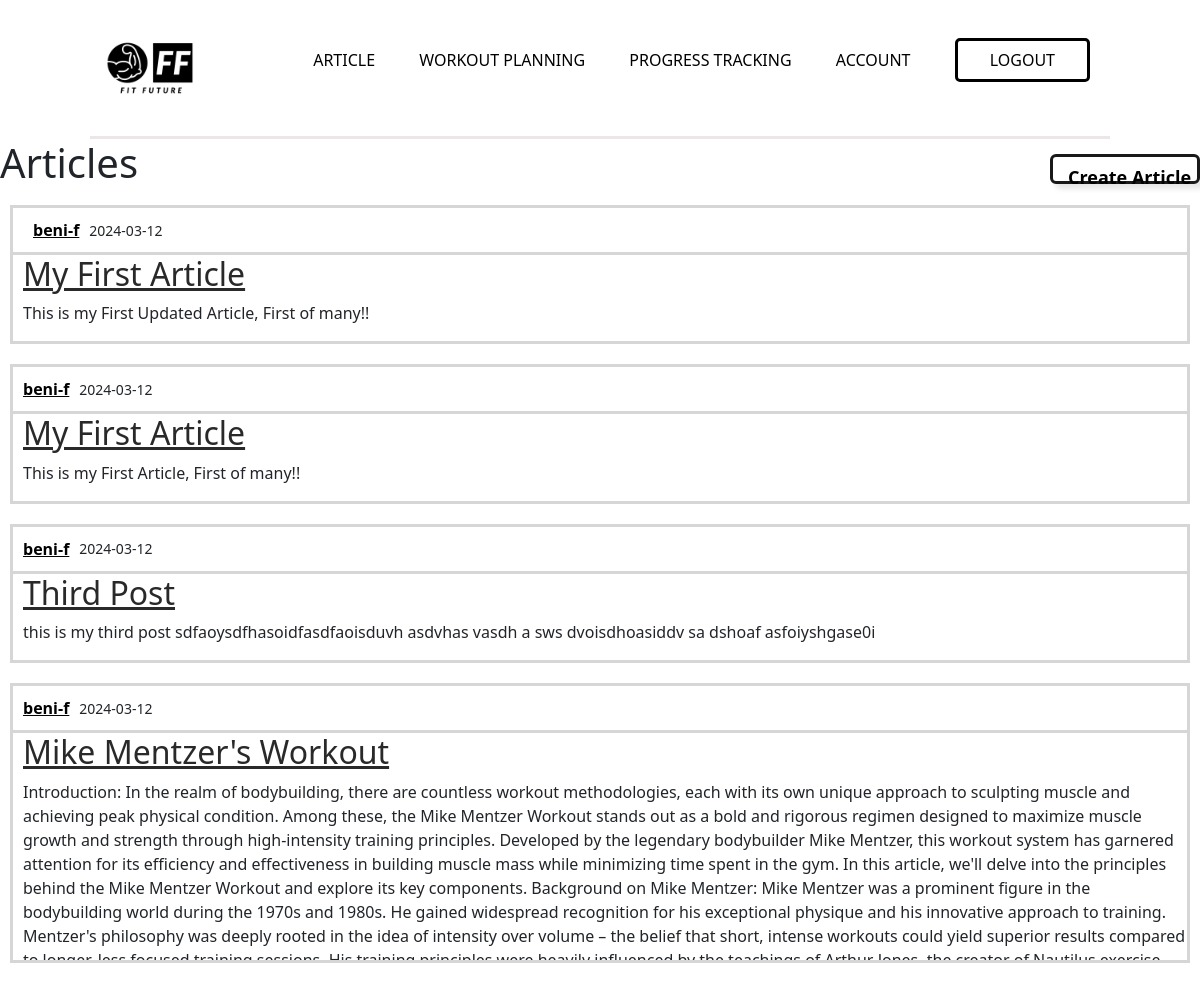
/articles (signed in), run on the app's committed database.
### fitfuture/db_models.py (models this page shows, shortened)
class Article(db.Model):
    id = db.Column(db.Integer, primary_key=True)
    title = db.Column(db.String(120), nullable=False)
    date_posted = db.Column(db.DateTime, nullable=False, default=datetime.utcnow)
    content = db.Column(db.Text, nullable=False)
    user_id = db.Column(db.Integer, db.ForeignKey('user.id'), nullable=False)

class User(db.Model, UserMixin):
    id = db.Column(db.Integer, primary_key=True)
    firstname = db.Column(db.String(32), nullable=False)
    lastname = db.Column(db.String(32), nullable=False)
    height = db.Column(db.Integer, nullable=False)
    weight = db.Column(db.Integer, nullable=False)
    gender = db.Column(db.String(10), nullable=True)
    username = db.Column(db.String(20), unique=True, nullable=False)
    email = db.Column(db.String(120), unique=True, nullable=False)
    image_file = db.Column(db.String(20), default='profile-user.png')
    password = db.Column(db.String(60), nullable=False)
    articles = db.relationship('Article', backref='author', lazy=True)
    workouts = db.relationship('Workout', backref='user', lazy=True)
    progress = db.relationship('Progress', backref='user', lazy=True)

### fitfuture/routes.py (the view)
@app.route('/articles')
def articles():
    articles = db.session.query(Article).all()
    return render_template("article.html", articles=articles)

### fitfuture/db_models.py (called while the page is built)
@login_manager.user_loader
def load_user(user_id):
    return User.query.get(int(user_id))

### fitfuture/templates/article.html
{% extends "layout.html" %}
{% block content %}
    <div class="article-top">
        <h1>Articles</h1>
        <a href="{{url_for('new_article')}}">Create Article</button>
    </div>
    {% for article in articles %}
        <article>
            <div class="article-container">
                <div>
                    <a href="#">{{ article.author.username }} </a>
                    <small> {{ article.date_posted.strftime('%Y-%m-%d') }}</small>
                </div>
                <h2><a href="{{ url_for('article', article_id=article.id) }}">{{ article.title }}</a></h2>
                <p>{{ article.content }}</p>
            </div>
        </article>
    {% endfor %}
{% endblock content %}

### fitfuture/static/styles/main.css (style rules this page uses)
body { margin: 0; padding: 0; font-family: 'Poppins', sans-serif; background-color: rgb(251, 251, 251); }

### fitfuture/static/styles/account.css (style rules this page uses)
body { font-family: Poppins; margin: 0; }

### fitfuture/static/styles/workout.css (style rules this page uses)
body { margin: 30px; }

### fitfuture/static/styles/article.css (style rules this page uses)
.article-top { display: flex; justify-content: space-between; }
.article-top a { border: solid; text-decoration: none; background-color: white; color: black; font-weight: bolder; font-size: 18px; margin-top: 15px; padding-right: 1px; padding-left: 15px; padding-top: 7px; height: 30px; width: 150px; border-radius: 6px; border-color: rgb(26, 25, 25); box-shadow: 5px 5px 5px rgba(0, 0.1, 0.1, 0.1); cursor: pointer; transition: 0.3s; }
.article-container { border: solid rgb(214, 214, 214); margin: 10px; margin-bottom: 20px; max-height: 280px; overflow:hidden; }
.article-container div { display: flex; padding-left: 10px; padding-top: 10px; padding-bottom: 10px; border-bottom: solid rgb(214, 214, 214); align-items: center; }
.article-container div a { margin-right: 10px; text-decoration: underline; color: black; font-weight: bold; }
.article-container h2 { padding-top: 0; padding-bottom: 0; padding-left: 10px; }
.article-container h2 a { text-decoration: underline; color: rgba(0, 0, 0, 0.839); }
.article-container p { padding-left: 10px; }

### data on the page
Article: author.username "beni-f", date_posted "2024-03-12", title "My First Article", content "This is my First Updated Article, First of many!!"
Article: author.username "beni-f", date_posted "2024-03-12", title "My First Article", content "This is my First Article, First of many!!"
Article: author.username "beni-f", date_posted "2024-03-12", title "Third Post", content "this is my third post sdfaoysdfhasoidfasdfaoisduvh asdvhas vasdh a sws dvoisdhoasiddv sa dshoaf asfoiyshgase0i"
Article: author.username "beni-f", date_posted "2024-03-12", title "Mike Mentzer's Workout", content "Introduction: In the realm of bodybuilding, there are countless workout methodologies, each with its own unique approach to sculpting muscle and achieving peak physical condition. Among these, the Mike Mentzer Workout stands out as a bold and rigorous regimen designed to maximize muscle growth and strength through high-intensity training principles. Developed by the legendary bodybuilder Mike Mentzer, this workout system has garnered attention for its efficiency and effectiveness in building muscle mass while minimizing time spent in the gym. In this article, we'll delve into the principles behind the Mike Mentzer Workout and explore its key components. Background on Mike Mentzer: Mike…"
